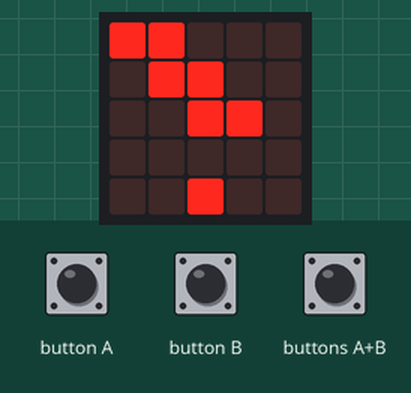
This program was run on a simulated BBC micro:bit (MakeCode). Shown: the board's 5×5 LED display. The inputs (shaded band) are chosen by the test bench. Random numbers come from a fixed seed.

Above: at 1.2 s.
1.3 s: button A pressed for 0.15 s
At 1.8 s:
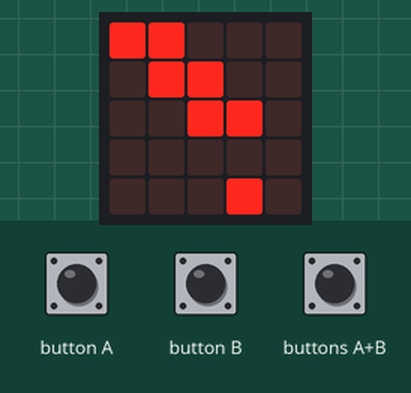
2.0 s: button B pressed for 0.15 s
At 5.7 s:
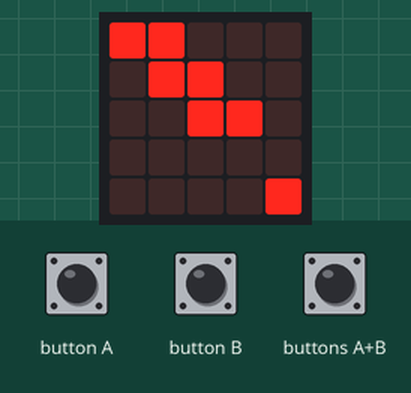
At 7.9 s:
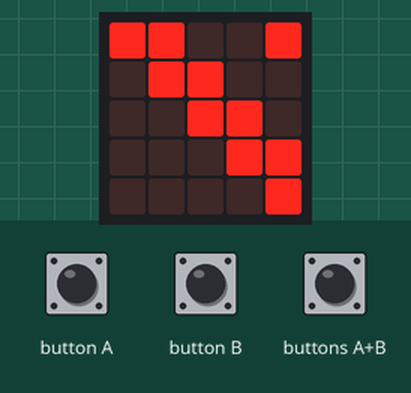
Timing chart, 0 to 8.7 s (numbered marks = the images above; inputs shaded):
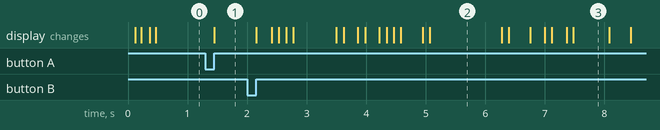

The program:

main.ts
```typescript
input.onButtonPressed(Button.A, function () {
    Myself.change(LedSpriteProperty.X, 1)
})
input.onButtonPressed(Button.AB, function () {
    Weapon = game.createSprite(Myself.get(LedSpriteProperty.X), Myself.get(LedSpriteProperty.Y))
    for (let index = 0; index < 4; index++) {
        Weapon.change(LedSpriteProperty.X, -1)
        basic.pause(100)
    }
    if (Weapon.isTouching(enemy)) {
        game.addScore(1)
    }
    Weapon.delete()
})
input.onButtonPressed(Button.B, function () {
    Myself.change(LedSpriteProperty.X, 1)
})
let Enemys_weapon: game.LedSprite = null
let Weapon: game.LedSprite = null
let enemy: game.LedSprite = null
let Myself: game.LedSprite = null
Myself = game.createSprite(2, 4)
enemy = game.createSprite(randint(0, 4), 0)
basic.forever(function () {
    enemy.change(LedSpriteProperty.X, randint(-1, 1))
    basic.pause(100)
    Enemys_weapon.change(LedSpriteProperty.X, 1)
})
basic.forever(function () {
    Enemys_weapon = game.createSprite(enemy.get(LedSpriteProperty.X), enemy.get(LedSpriteProperty.X))
})
```

test.ts
```typescript
// 在這裡測試；當此封包作為擴充功能時，將不會編譯此內容。
```

Measured:
- after the input at 1.3 s, the display: changes after 0.15 s (image 1)
- what the display in image 2 shows lasts 1.2 s, from 5.1 s to 6.3 s
- what the display in image 3 shows lasts 0.6 s, from 7.5 s to 8.1 s
